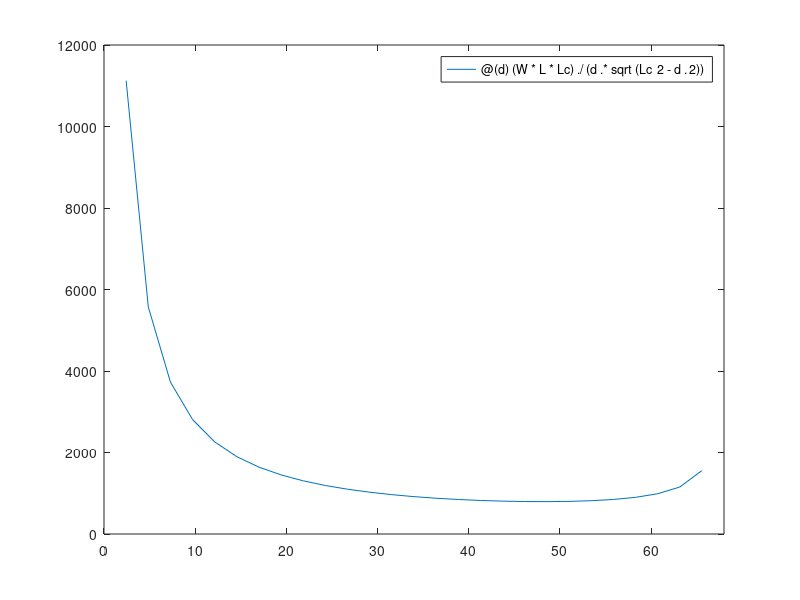

This chart was generated by the following MATLAB code:
%% Problem 1
L = 108;
Lc = 68;
W = 250;
T = @(d) (W*L*Lc)./(d.*sqrt(Lc^2-d.^2));
fplot(T, [0, 68])
d = fminsearch(T, 34);
Tmin = T(d);
disp(d)
disp(Tmin)
